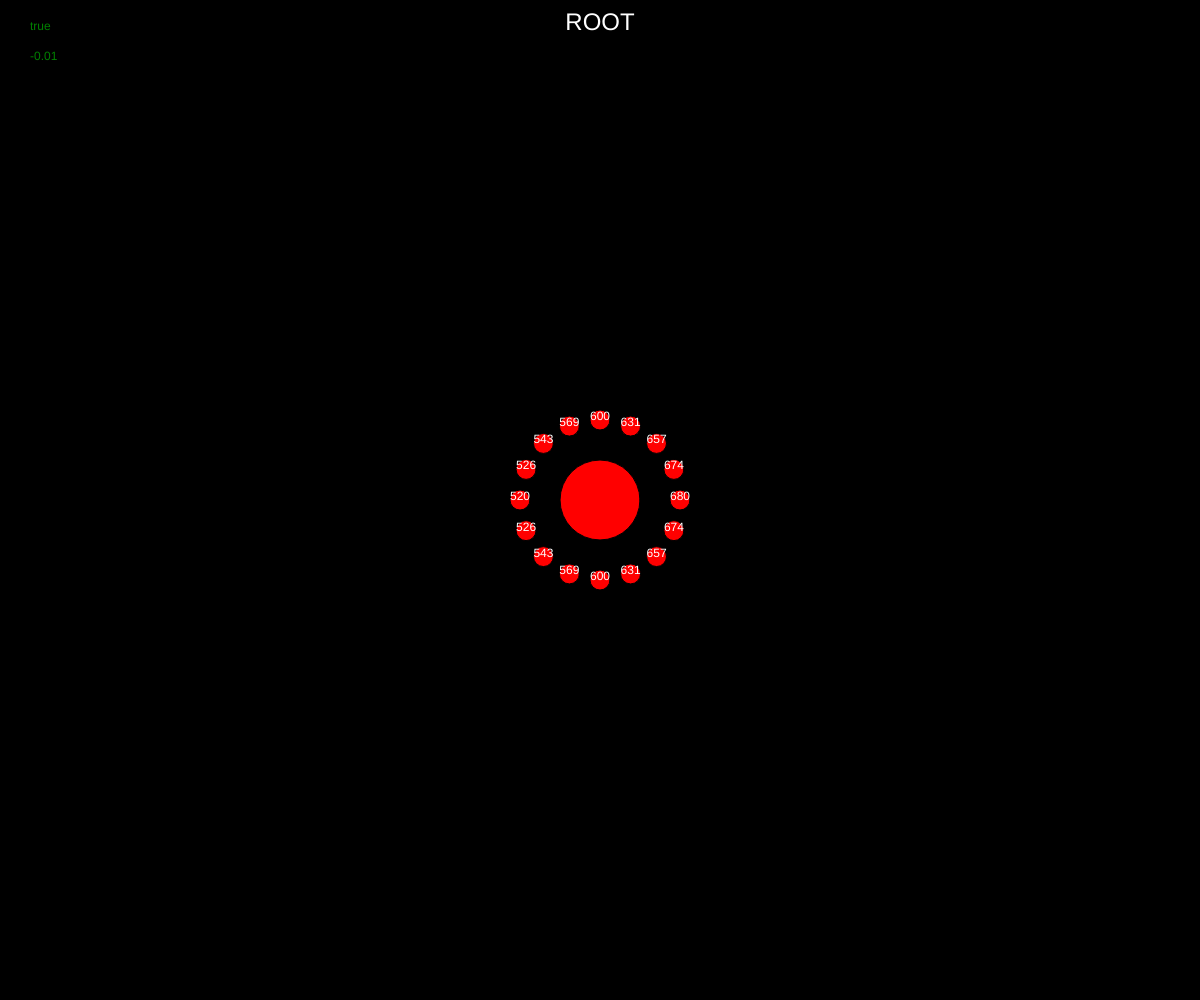
Frame 1 (no input)
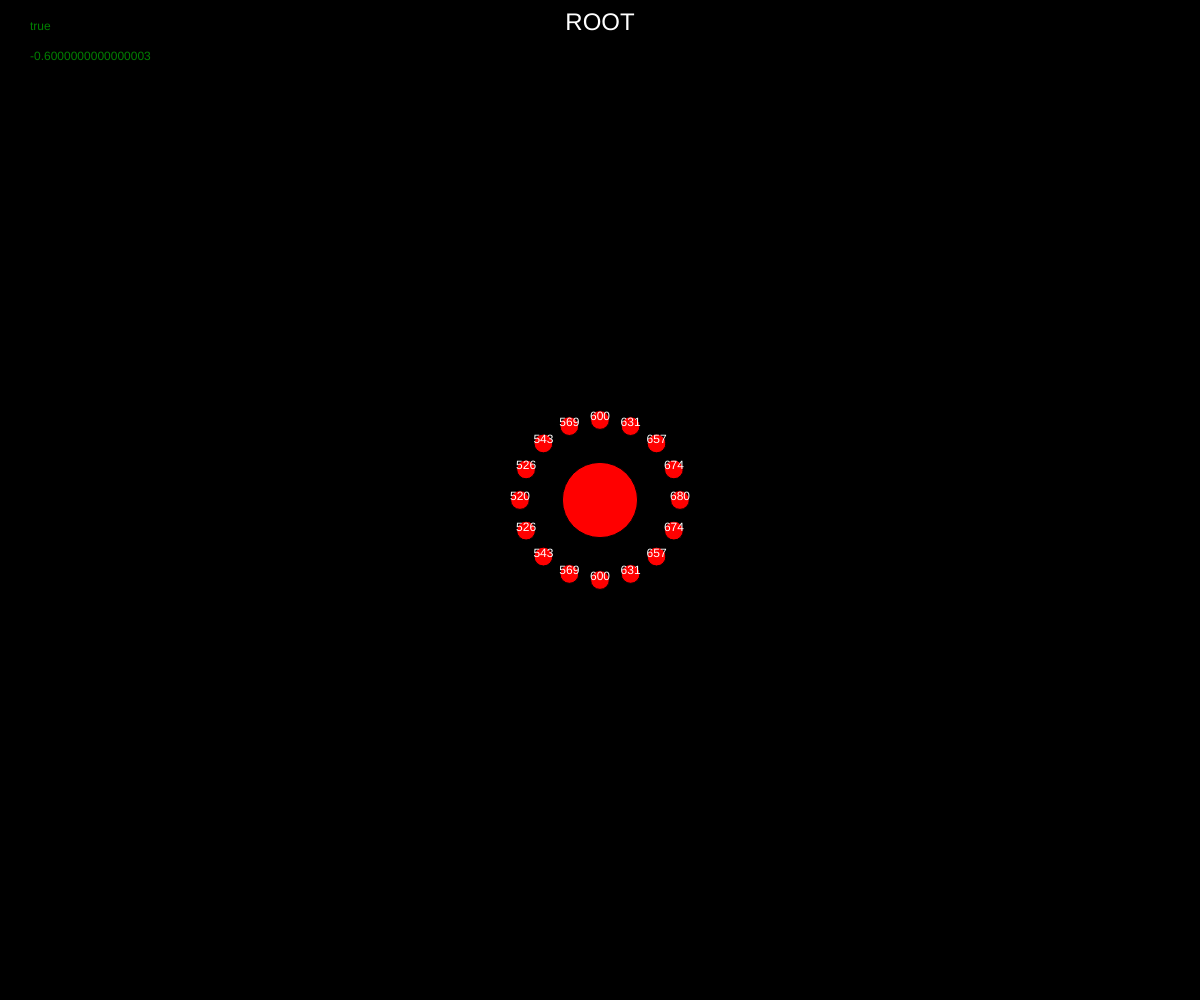
Frame 60 (no input)
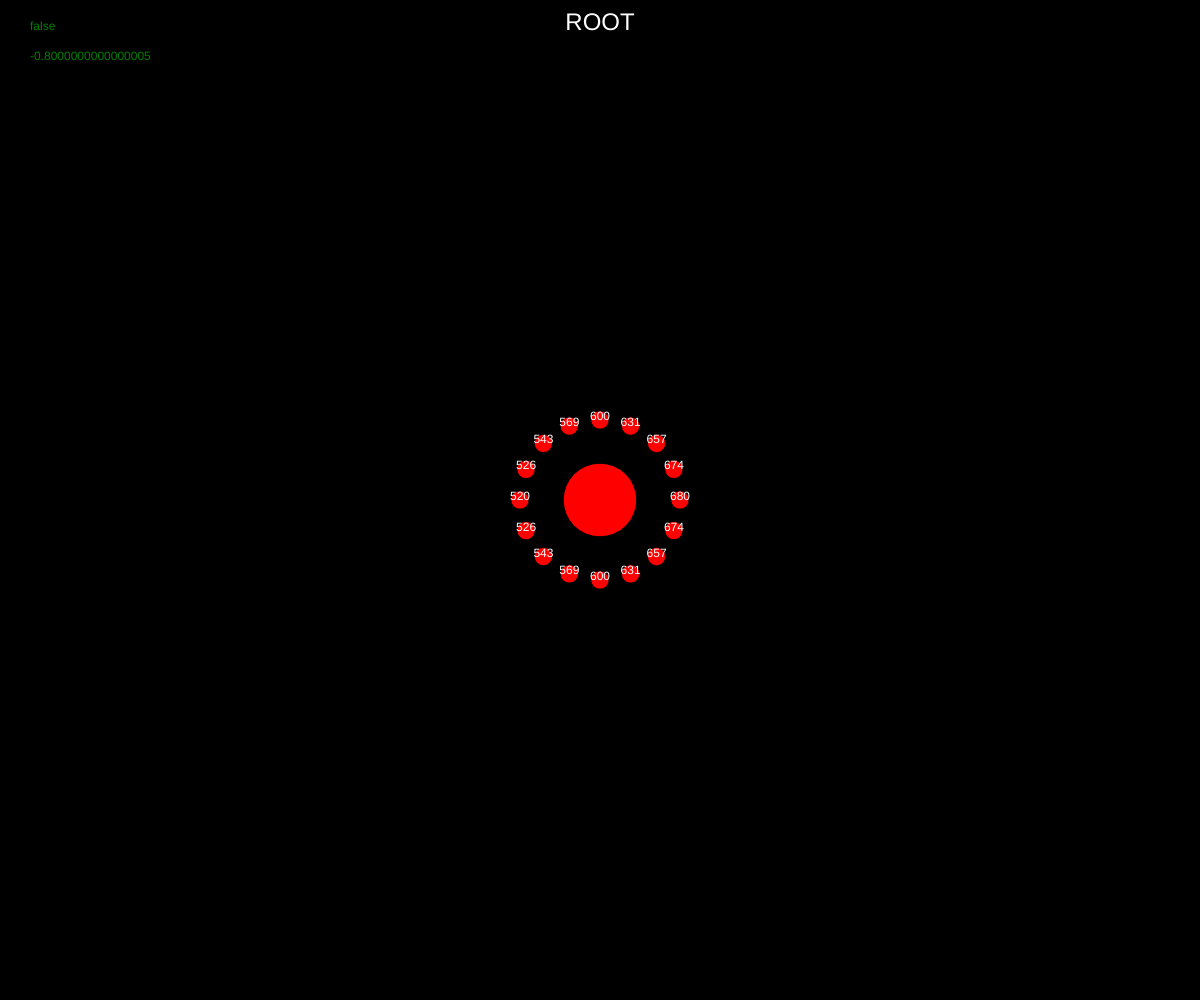
Frame 120 (the mouse pressed at the canvas centre since frame 60)

The p5.js sketch that drew these frames (run headless with seeded random() and noise() and a simulated clock; from frame 60 on, the mouse is pressed at the canvas centre):

// p5.js sketch
// ── sketch.js
const width = window.innerWidth;
const height = window.innerHeight;
const padding = 30;
let pulse = 0;
let pulseDir = true;

function setup() {
	createCanvas(width, height);
	rectMode(CENTER);
}

function generatePointsAround(radius, center) {	
	const points = [];
	const nrOfPoints = 16;
	for (let i = 0; i < nrOfPoints; i++) {
		const angle = (2 * Math.PI / nrOfPoints * i) - Math.PI / 2;
		console.log(angle);
		const x = center.x + radius * Math.cos(angle);
		const y = center.y + radius * Math.sin(angle);
		points.push({x, y});
	}

	return points;
}

function step() {
	if (pulseDir) {
		pulse -= 0.01;
	} else {
		pulse += 0.01;
	}
	if (Math.abs(pulse) > 1) {
		pulseDir = !pulseDir;
		//pulse = 0;
	};
}

function draw() {
	// Clear the screen
	background(0);

	// Do step methods
	step();

	// Debug output
	drawDebug();

	// Draw stuff
	drawTitle();
	drawPoint({ x: width/2, y: height/2 }, 80);
	generatePointsAround(80, { x: width/2, y: height/2 }).forEach(pos => {
		drawPoint(pos, 20);
		drawText(Math.round(pos.x), pos);
	});
}

function drawDebug() {
	let line = 0;
	fill('green');
	textAlign(LEFT);
	textSize(12);
	text(pulseDir, padding, padding*(++line));
	text(pulse, padding, padding*(++line));
}

function drawTitle() {
	fill(255);
	textAlign(CENTER);
	textSize(24);
	text("ROOT", width/2, padding);
}

function drawText(output, position, size = 12) {
	fill(255);
	textAlign(CENTER);
	textSize(size);
	text(output, position.x, position.y);
}

function drawPoint(position, size) {
	fill('red');
	size = size + (pulse/10 * size)
	ellipse(position.x, position.y, size, size);
}
